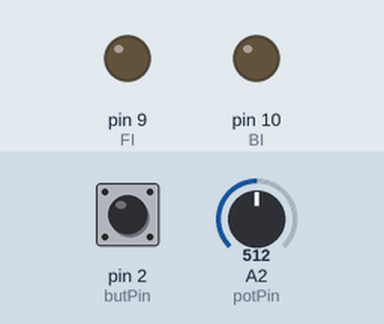
Bench run of a sketch on a simulated Arduino Uno, built with avr-gcc and run on an emulated ATmega328P. Parts: output pins drawn as LEDs (lit = HIGH). The inputs (shaded band) are chosen by the test bench; at power-on: pin 2 (butPin) HIGH, A2 (potPin) = 512.

Above: at 1.2 s.
1.3 s: pin 2 (butPin) pulled LOW for 0.15 s
At 2.4 s:
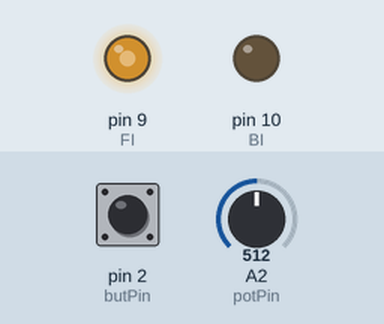
2.9 s: A2 (potPin) set to 716
At 3.6 s:
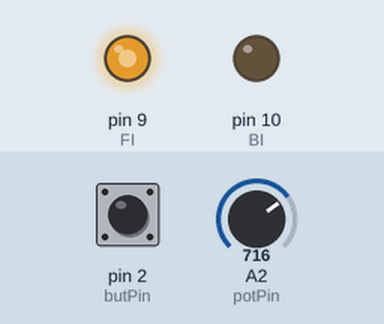
4.4 s: A2 (potPin) set to 306
At 4.7 s:
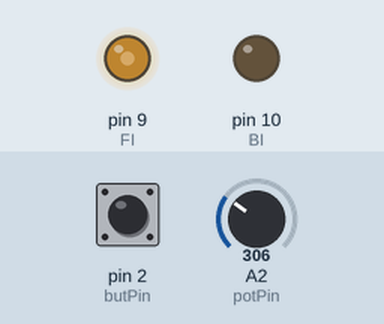
5.9 s: pin 2 (butPin) pulled LOW for 1 s
At 7.8 s:
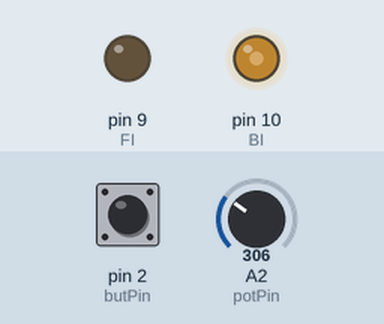
8.4 s: A2 (potPin) set to 511
At 9.0 s:
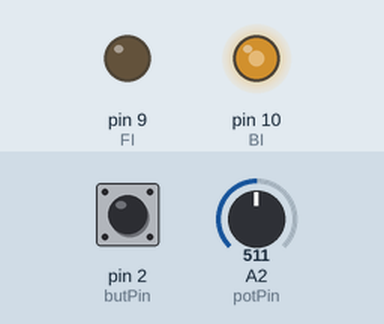
9.9 s: A2 (potPin) set to 900
At 11.3 s:
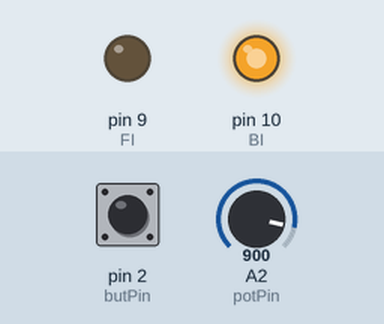
Timing chart, 0 to 12.4 s (numbered marks = the images above; inputs shaded):
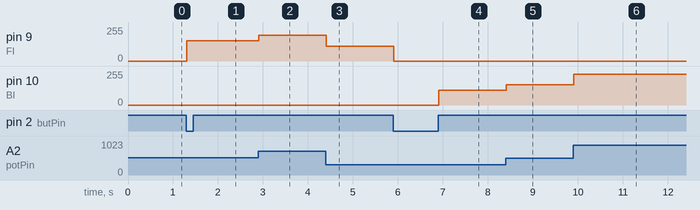

The sketch:

Bi_motor_TA6586_Mcontroller_switching_HW_instructor_sol.ino
```cpp
int MS;
int BI = 10;
int FI = 9;
int potPin = A2;
int butPin = 2;
int butCount = 0;
int butVal = 0;
int butValOld = 0;
int PV;
int rem = 0;
void setup() {
  // put your setup code here, to run once:
  pinMode(BI, OUTPUT);
  pinMode(FI,OUTPUT);
  pinMode(potPin, INPUT);
  pinMode(butPin, INPUT_PULLUP);
  Serial.begin(115200);
}

void loop() {
  // put your main code here, to run repeatedly:
  butVal = digitalRead(butPin);
  if (butVal==0 && butValOld==1){
    butCount= butCount + 1;
    if (rem==1){
      analogWrite(FI, 0);
      analogWrite(BI, 0);
      delay(1000);
    }
  }
  butValOld=butVal;
  rem=butCount%3;
  PV = analogRead(potPin);
  MS = 205./1023. * PV +50;
  if (rem == 0) {
    analogWrite(FI, 0);
    analogWrite(BI, 0);
  }
  if (rem == 1){
    analogWrite(FI, MS);
    analogWrite(BI, 0);
  }
  if (rem == 2) {
    analogWrite(FI, 0);
    analogWrite(BI, MS);
  }
}
```

Measured:
- after the input at 1.3 s, pin 9 (FI): 0/255 → 152/255 at once
- after the input at 2.9 s, pin 9 (FI): 152/255 → 193/255 at once
- after the input at 4.4 s, pin 9 (FI): 193/255 → 111/255 at once
- after the input at 5.9 s, pin 9 (FI): 111/255 → 0/255 at once; pin 10 (BI): 0/255 → 111/255 after 1.0 s
- after the input at 8.4 s, pin 10 (BI): 111/255 → 152/255 at once
- after the input at 9.9 s, pin 10 (BI): 152/255 → 230/255 at once
